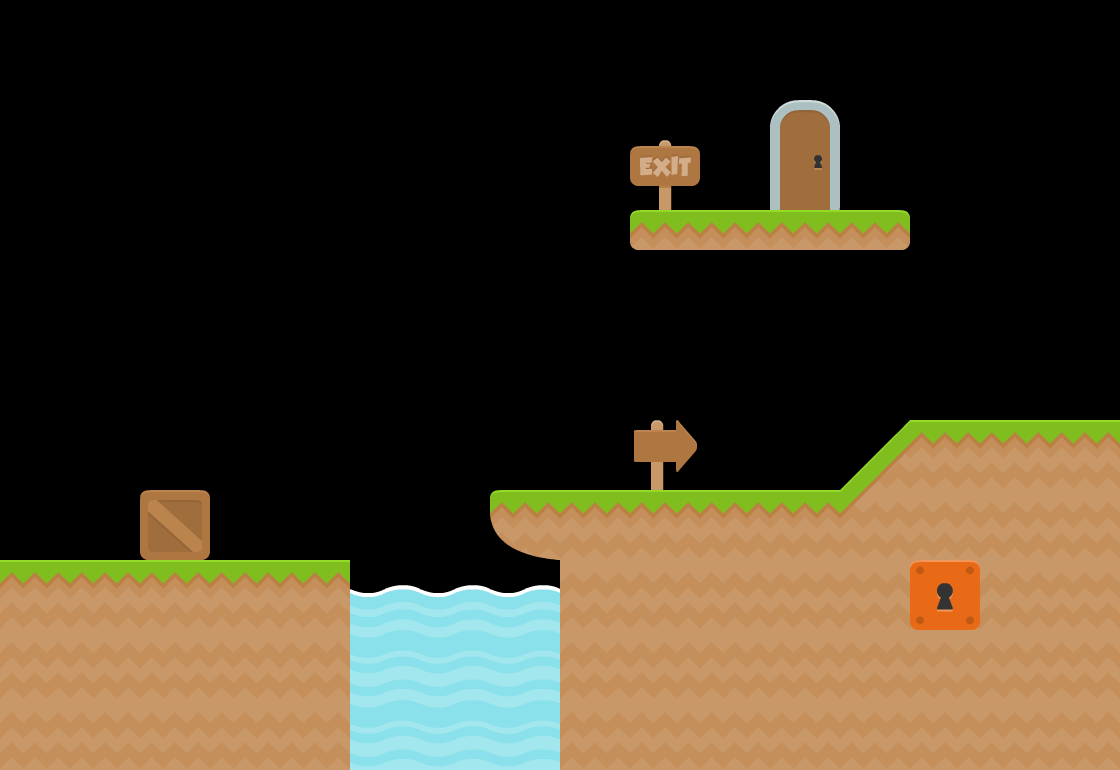

Rendered tile map (Tiled .tmx) drawn with the repository's tilesets; below, a short description and the full map source, tile grids included:
An orthogonal 16x11 tile map with 70x70 px tiles, 2 tile layers (layer1, layer2).

<map version="1.0" orientation="orthogonal" renderorder="right-down" width="16" height="11" tilewidth="70" tileheight="70" nextobjectid="1">
 <tileset firstgid="1" name="platformer_sheet" tilewidth="70" tileheight="70" spacing="2" tilecount="156" columns="12">
  <image source="platformer_sheet.png" width="914" height="936" />
  <tile id="32">
   <properties>
    <property name="collidable" type="bool" value="true" />
   </properties>
  </tile>
  <tile id="44">
   <properties>
    <property name="collidable" type="bool" value="true" />
   </properties>
  </tile>
  <tile id="56">
   <properties>
    <property name="collidable" type="bool" value="true" />
   </properties>
  </tile>
  <tile id="68">
   <properties>
    <property name="collidable" type="bool" value="true" />
   </properties>
  </tile>
  <tile id="103">
   <properties>
    <property name="collidable" type="bool" value="true" />
   </properties>
  </tile>
  <tile id="128">
   <properties>
    <property name="collidable" type="bool" value="true" />
   </properties>
  </tile>
  <tile id="144">
   <properties>
    <property name="collidable" type="bool" value="true" />
   </properties>
  </tile>
 </tileset>
 <layer name="layer1" width="16" height="11">
  <data encoding="csv">
0,0,0,0,0,0,0,0,0,0,0,0,0,0,0,0,
0,0,0,0,0,0,0,0,0,0,0,70,0,0,0,0,
0,0,0,0,0,0,0,0,0,65,0,82,0,0,0,0,
0,0,0,0,0,0,0,0,0,69,57,57,45,0,0,0,
0,0,0,0,0,0,0,0,0,0,0,0,0,0,0,0,
0,0,0,0,0,0,0,0,0,0,0,0,0,0,0,0,
0,0,0,0,0,0,0,0,0,41,0,0,33,104,104,104,
0,0,145,0,0,0,0,129,104,104,104,104,21,153,153,153,
104,104,104,104,104,103,103,103,153,153,153,153,153,153,153,153,
153,153,153,153,153,44,44,44,153,153,153,153,153,153,153,153,
153,153,153,153,153,44,44,44,153,153,153,153,153,153,153,153
</data>
 </layer>
 <layer name="layer2" width="16" height="11">
  <data encoding="csv">
0,0,0,0,0,0,0,0,0,0,0,0,0,0,0,0,
0,0,0,0,0,0,0,0,0,0,0,0,0,0,0,0,
0,0,0,0,0,0,0,0,0,0,0,0,0,0,0,0,
0,0,0,0,0,0,0,0,0,0,0,0,0,0,0,0,
0,0,0,0,0,0,0,0,0,0,0,0,0,0,0,0,
0,0,0,0,0,0,0,0,0,0,0,0,0,0,0,0,
0,0,0,0,0,0,0,0,0,0,0,0,0,0,0,0,
0,0,0,0,0,0,0,0,0,0,0,0,0,0,0,0,
0,0,0,0,0,0,0,0,0,0,0,0,0,67,0,0,
0,0,0,0,0,0,0,0,0,0,0,0,0,0,0,0,
0,0,0,0,0,0,0,0,0,0,0,0,0,0,0,0
</data>
 </layer>
</map>
